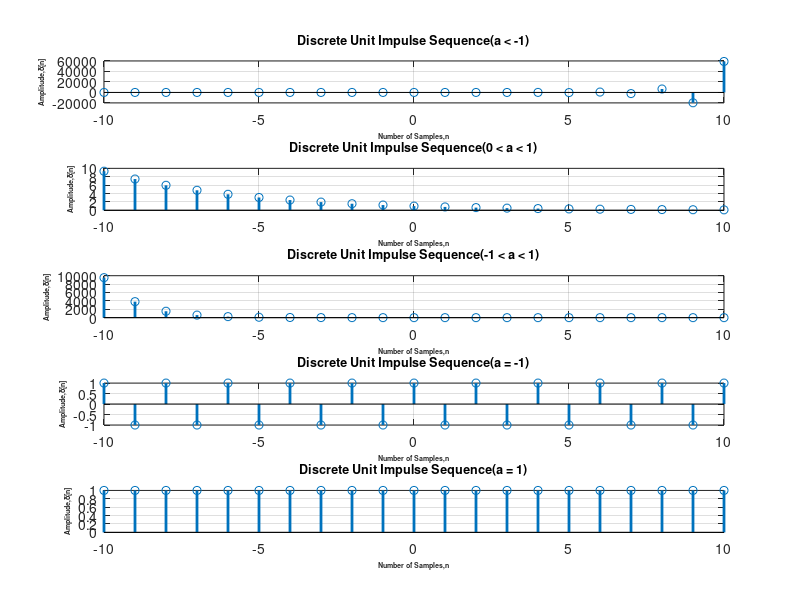

Here is the MATLAB script that generated this plot:
clc
clear all
close all

subplot(5,1,1);
n=-10:10;
a=-3;
d=a.^n;
stem(n,d,'linewidth',2);
xlabel('Number of Samples,n','fontsize',5,'fontweight','bold');
ylabel('Amplitude,\delta[n]','fontsize',5,'fontweight','bold');
title('Discrete Unit Impulse Sequence(a < -1)','fontsize',9);
grid on;

subplot(5,1,2);
n=-10:10;
a=0.8;
d=a.^n;
stem(n,d,'linewidth',2);
xlabel('Number of Samples,n','fontsize',5,'fontweight','bold');
ylabel('Amplitude,\delta[n]','fontsize',5,'fontweight','bold');
title('Discrete Unit Impulse Sequence(0 < a < 1)','fontsize',9);
grid on;

subplot(5,1,3);
n=-10:10;
a=0.4;
d=a.^n;
stem(n,d,'linewidth',2);
xlabel('Number of Samples,n','fontsize',5,'fontweight','bold');
ylabel('Amplitude,\delta[n]','fontsize',5,'fontweight','bold');
title('Discrete Unit Impulse Sequence(-1 < a < 1)','fontsize',9);
grid on;

subplot(5,1,4);
n=-10:10;
a=-1;
d=a.^n;
stem(n,d,'linewidth',2);
xlabel('Number of Samples,n','fontsize',5,'fontweight','bold');
ylabel('Amplitude,\delta[n]','fontsize',5,'fontweight','bold');
title('Discrete Unit Impulse Sequence(a = -1)','fontsize',9);
grid on;

subplot(5,1,5);
n=-10:10;
a=1;
d=a.^n;
stem(n,d,'linewidth',2);
xlabel('Number of Samples,n','fontsize',5,'fontweight','bold');
ylabel('Amplitude,\delta[n]','fontsize',5,'fontweight','bold');
title('Discrete Unit Impulse Sequence(a = 1)','fontsize',9);
grid on;
